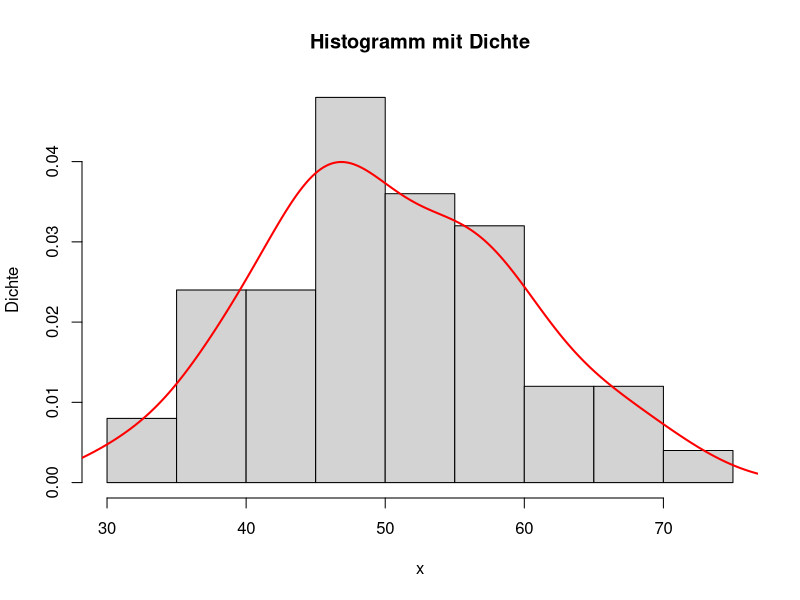
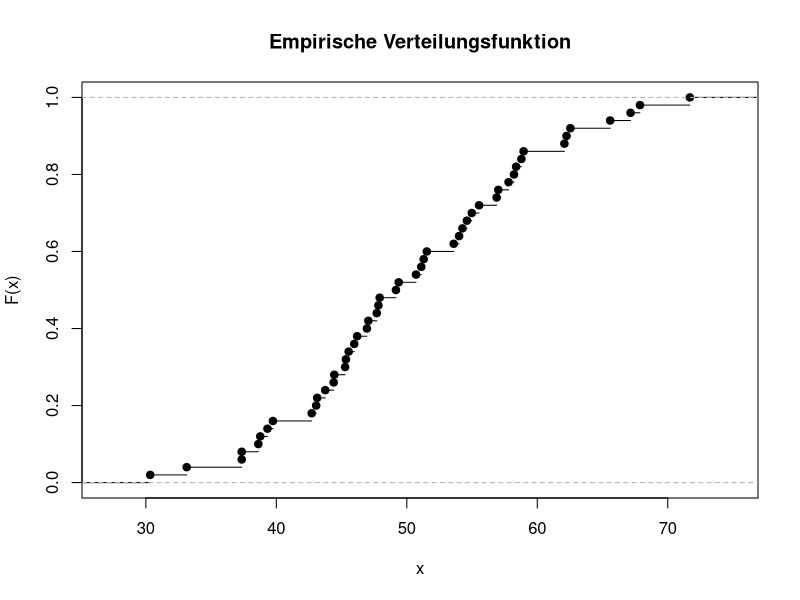
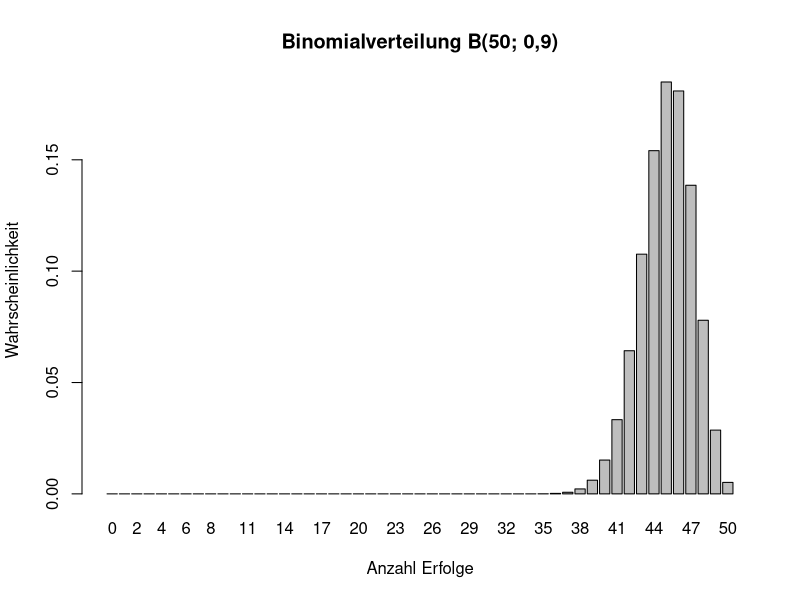
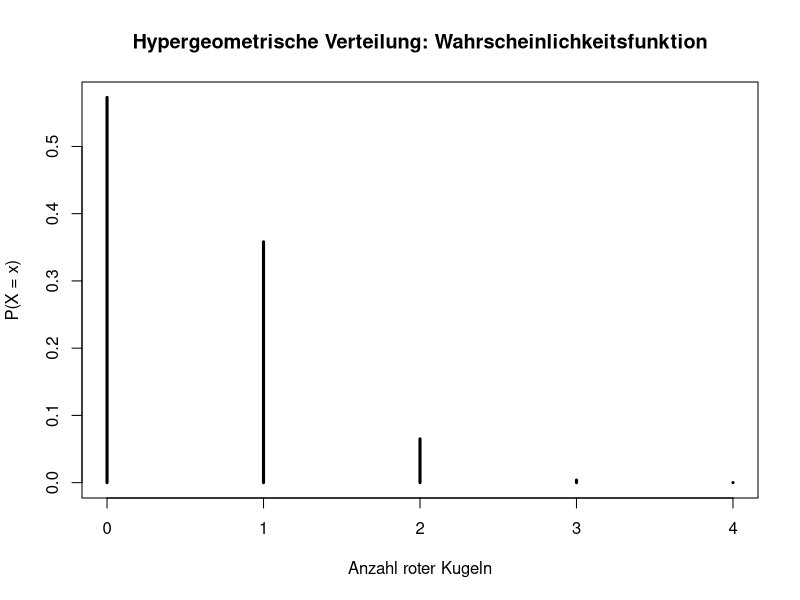
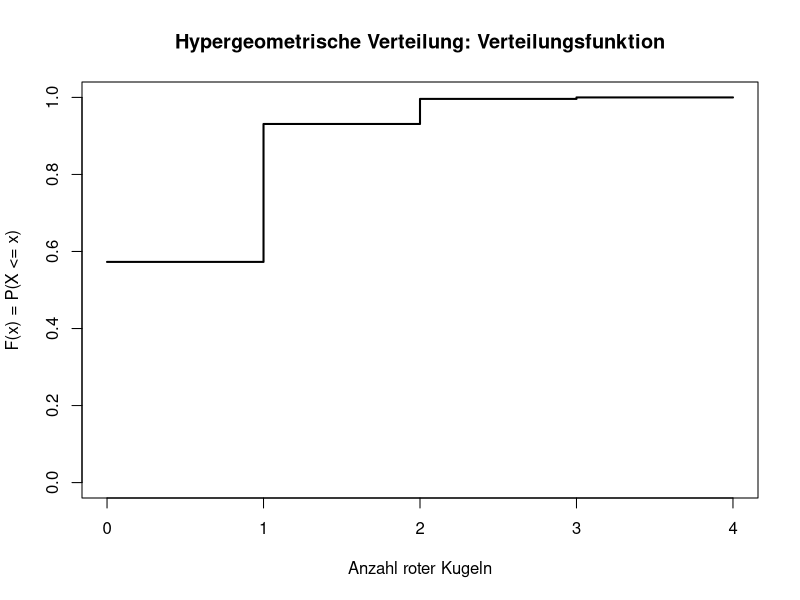
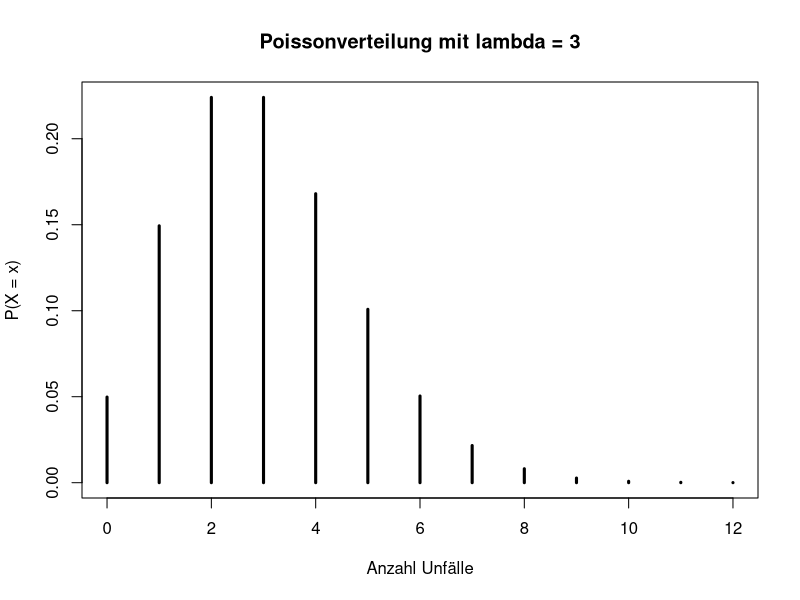
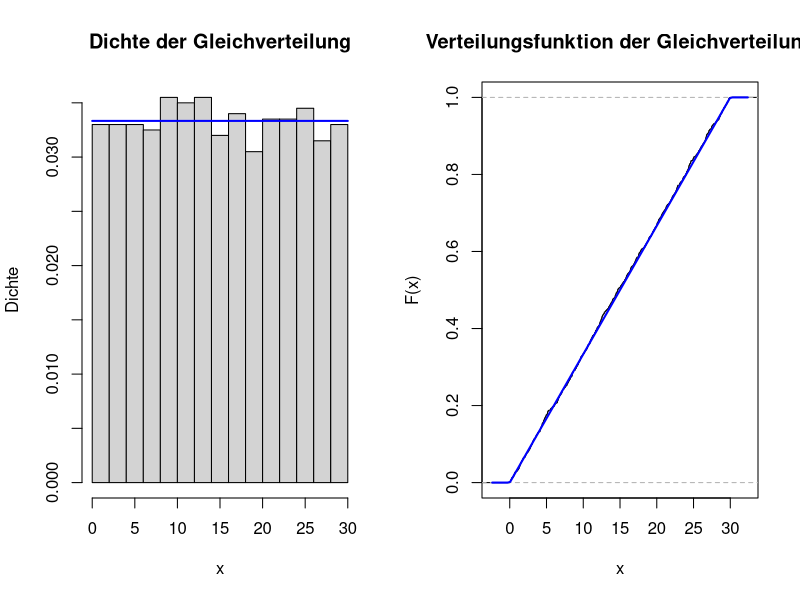
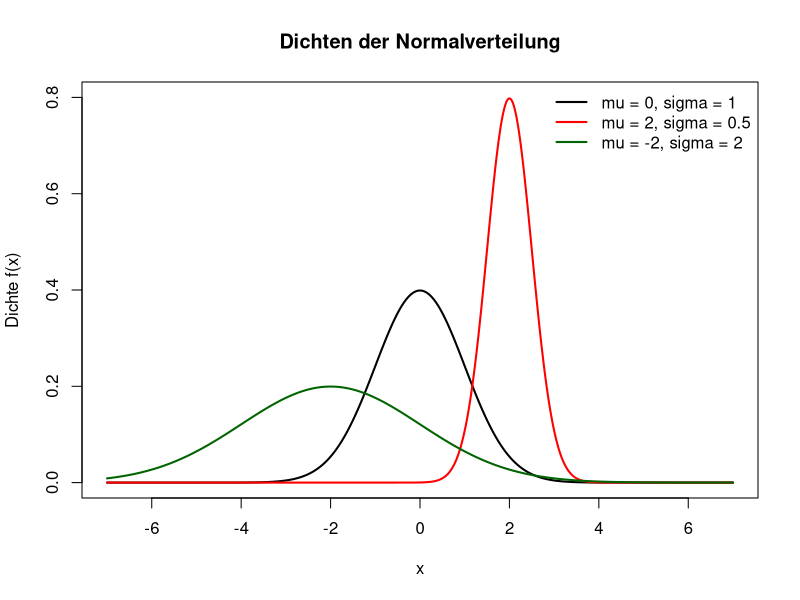

Write the R code that produced these figures, in order.
# =============================================================================
# R-Beispiele 1 bis 7 zu Kapitel 1: Wahrscheinlichkeitstheorie
# Quelle: Textseiten „R Beispiel 1“ bis „R Beispiel 7“ im LMS (Kurs FMS01)
# Überarbeitet am 21.11.2026; Änderungen gegenüber dem LMS stehen in lms/AENDERUNGEN.md
# Beispiel 3 und 4 liegen seit 22.11.2026 im Archiv des LMS-Kurses (Kapitel 1 als Auffrischung).
# Benötigt nur Base R.
# =============================================================================


# -----------------------------------------------------------------------------
# Beispiel 1 (Kap. 1.5): Verteilungsfunktion und Dichte
# -----------------------------------------------------------------------------
# Zufallsstichprobe mit 50 Beobachtungen aus einer Normalverteilung
# mit Mittelwert 50 und Standardabweichung 10
set.seed(123)                          # zur Reproduzierbarkeit
stichprobe <- rnorm(50, mean = 50, sd = 10)

dichte <- density(stichprobe)          # geschätzte Dichtefunktion
vf     <- ecdf(stichprobe)             # empirische Verteilungsfunktion

# Histogramm mit Dichte
hist(stichprobe, freq = FALSE, main = "Histogramm mit Dichte",
     xlab = "x", ylab = "Dichte")
lines(dichte, col = "red", lwd = 2)

# Empirische Verteilungsfunktion
plot(vf, main = "Empirische Verteilungsfunktion", xlab = "x", ylab = "F(x)")


# -----------------------------------------------------------------------------
# Beispiel 2 (Kap. 1.6.1): Binomialverteilung (aus der Vorlesung)
# -----------------------------------------------------------------------------
n <- 50     # Anzahl der Versuche (Patienten)
p <- 0.9    # Wahrscheinlichkeit, dass das Medikament wirkt
x <- 0:n    # mögliche Anzahl von Erfolgen

wahrscheinlichkeiten <- dbinom(x, n, p)
barplot(wahrscheinlichkeiten, names.arg = x,
        xlab = "Anzahl Erfolge", ylab = "Wahrscheinlichkeit",
        main = "Binomialverteilung B(50; 0,9)")

# Wahrscheinlichkeit, dass das Medikament bei genau 48 von 50 Patienten wirkt
dbinom(48, n, p)


# -----------------------------------------------------------------------------
# Beispiel 3 (Kap. 1.9.2): Hypergeometrische Verteilung
# -----------------------------------------------------------------------------
# Eine Urne enthält 40 Kugeln, davon 5 rote und 35 blaue.
# Wir ziehen 4 Kugeln ohne Zurücklegen; X = Anzahl der roten Kugeln.
N <- 40     # Anzahl der Kugeln in der Urne
K <- 5      # Anzahl der roten Kugeln
n <- 4      # Anzahl der gezogenen Kugeln
x <- 0:n    # X kann nur Werte von 0 bis n annehmen

# Wahrscheinlichkeitsfunktion P(X = x)
plot(x, dhyper(x, K, N - K, n), type = "h", lwd = 3,
     xlab = "Anzahl roter Kugeln", ylab = "P(X = x)",
     main = "Hypergeometrische Verteilung: Wahrscheinlichkeitsfunktion")

# Verteilungsfunktion P(X <= x) als Treppenfunktion
plot(x, phyper(x, K, N - K, n), type = "s", lwd = 2, ylim = c(0, 1),
     xlab = "Anzahl roter Kugeln", ylab = "F(x) = P(X <= x)",
     main = "Hypergeometrische Verteilung: Verteilungsfunktion")

# Wahrscheinlichkeit für genau 2 rote Kugeln
dhyper(2, K, N - K, n)


# -----------------------------------------------------------------------------
# Beispiel 4 (Kap. 1.9.3): Poissonverteilung
# -----------------------------------------------------------------------------
lambda <- 3   # im Mittel 3 Unfälle pro Zeiteinheit
x <- 0:12

plot(x, dpois(x, lambda), type = "h", lwd = 3,
     xlab = "Anzahl Unfälle", ylab = "P(X = x)",
     main = "Poissonverteilung mit lambda = 3")

# Wahrscheinlichkeit für genau 2 Unfälle
dpois(2, lambda)


# -----------------------------------------------------------------------------
# Beispiel 5 (Kap. 1.7): Stetige Gleichverteilung
# -----------------------------------------------------------------------------
set.seed(123)
x <- runif(1000, min = 0, max = 30)   # 1.000 gleichverteilte Zufallszahlen

par(mfrow = c(1, 2))                  # zwei Grafiken nebeneinander
hist(x, freq = FALSE, ylab = "Dichte", main = "Dichte der Gleichverteilung")
curve(dunif(x, min = 0, max = 30), add = TRUE, col = "blue", lwd = 2)
plot(ecdf(x), main = "Verteilungsfunktion der Gleichverteilung", ylab = "F(x)")
curve(punif(x, min = 0, max = 30), add = TRUE, col = "blue", lwd = 2)
par(mfrow = c(1, 1))


# -----------------------------------------------------------------------------
# Beispiel 6 (Kap. 1.7.1): Normalverteilung
# -----------------------------------------------------------------------------
mu    <- c(0, 2, -2)       # Erwartungswerte
sigma <- c(1, 0.5, 2)      # Standardabweichungen
farben <- c("black", "red", "darkgreen")
x <- seq(-7, 7, length.out = 1000)

plot(x, dnorm(x, mean = mu[1], sd = sigma[1]), type = "l", lwd = 2,
     col = farben[1], ylim = c(0, 0.8), xlab = "x", ylab = "Dichte f(x)",
     main = "Dichten der Normalverteilung")
for (i in 2:3) {
  lines(x, dnorm(x, mean = mu[i], sd = sigma[i]), lwd = 2, col = farben[i])
}
legend("topright", legend = paste0("mu = ", mu, ", sigma = ", sigma),
       col = farben, lwd = 2, bty = "n")


# -----------------------------------------------------------------------------
# Beispiel 7 (Kap. 1.7.2): Exponentialverteilung (aus der Vorlesung)
# -----------------------------------------------------------------------------
curve(dexp(x, rate = 0.5), from = 0, to = 10, ylim = c(0, 1.5), lwd = 2,
      col = "blue", xlab = "x", ylab = "Dichte f(x)",
      main = "Dichten der Exponentialverteilung")
curve(dexp(x, rate = 1),   from = 0, to = 10, lwd = 2, col = "red",   add = TRUE)
curve(dexp(x, rate = 1.5), from = 0, to = 10, lwd = 2, col = "green", add = TRUE)
legend("topright", legend = c("lambda = 0,5", "lambda = 1", "lambda = 1,5"),
       col = c("blue", "red", "green"), lwd = 2, bty = "n")
